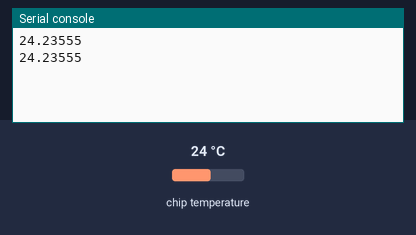
The program below on a simulated Raspberry Pi Pico running MicroPython. Shown: the last lines printed to the serial console. The inputs (shaded band) are chosen by the test bench; at power-on: chip temperature 24 °C.

Above: at 1.2 s.
1.3 s: chip temperature set to 1 °C
At 2.6 s:
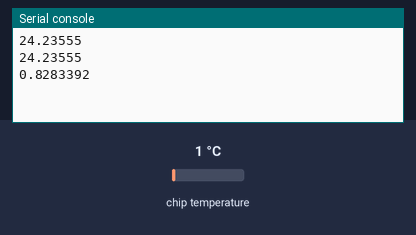
2.8 s: chip temperature set to 11 °C
At 3.3 s:
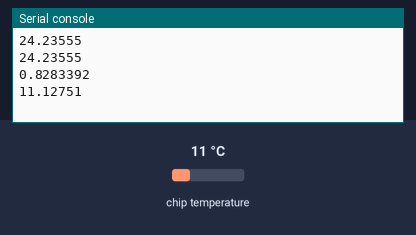
Timing chart, 0 to 5.8 s (numbered marks = the images above; inputs shaded):
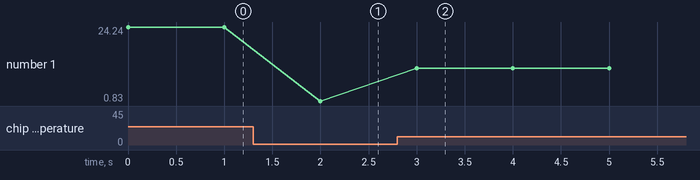

The program:

5__Temperature_sensor.py
```python
# code created by Inventing phoenix
# Feb,1,2021
from machine import ADC # ADC class will help us take analog reading
import time

temp_sensor = ADC(4)  # syntax to call the inbuilt temperature sensor

while True:

     temperature = temp_sensor.read_u16() # the data from the sensor will get stored in a variable temperature
     to_volts = 3.3 / 65535
     temperature = temperature * to_volts
     celsius_degrees = 27 - (temperature - 0.706) / 0.001721 # final calculations for celsius reading

     print(celsius_degrees) # prints the temperature reading in the shell
     time.sleep(1)     
```

Measured:
- after the input at 1.3 s, the serial console: prints a new line after 0.70 s (image 1)
- after the input at 2.8 s, the serial console: prints a new line after 0.20 s (image 2)
- plotted number 1: 24.24 → 0.83 after the input at 1.3 s, 0.83 → 11.13 after the input at 2.8 s
